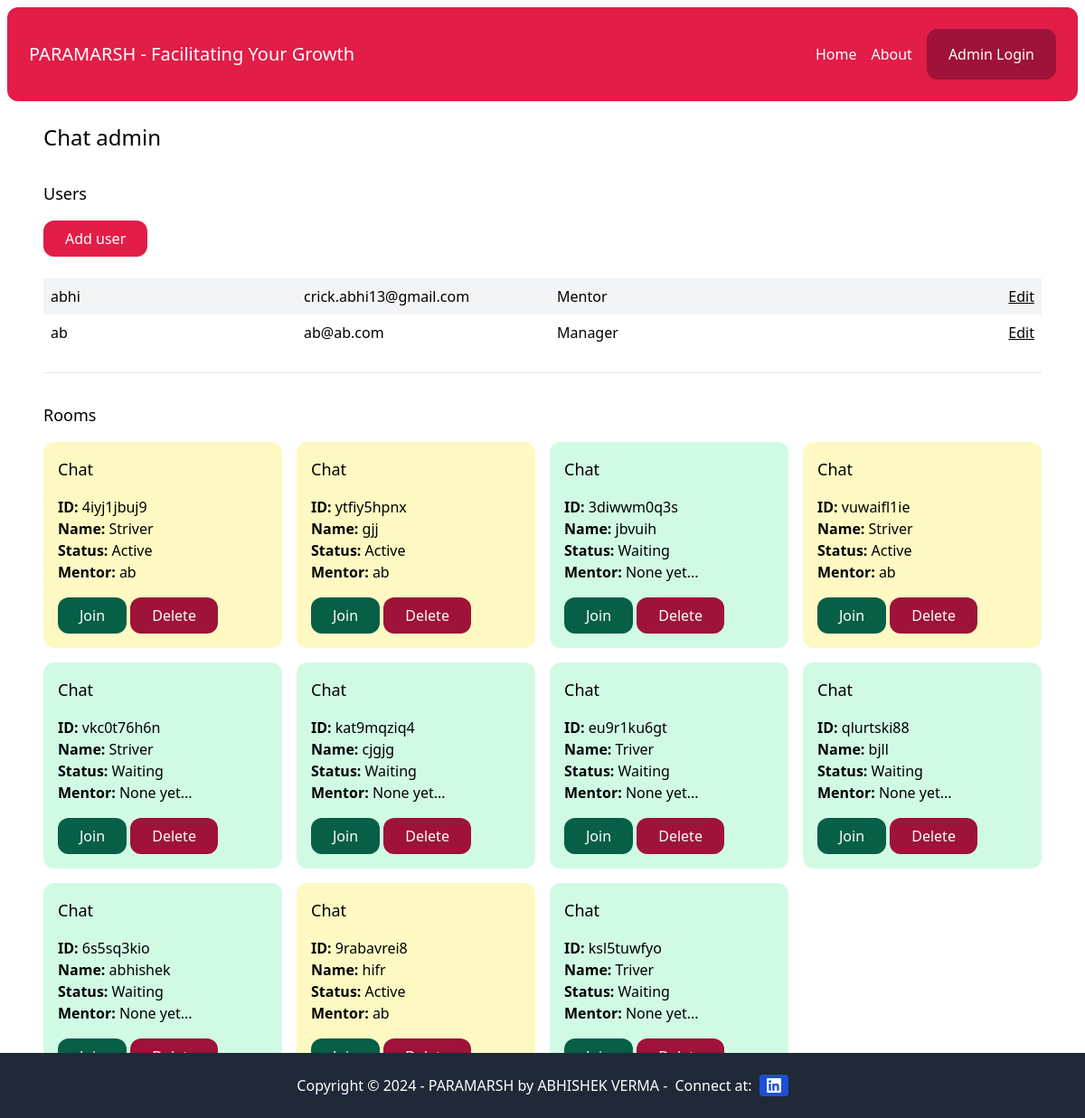
Page /chat-admin/ (signed in) on the committed database.
### account/models.py (models this page shows)
class User(AbstractBaseUser, PermissionsMixin):
    MENTOR = 'mentor'
    MANAGER = 'manager'
    ROLES_CHOICES = (
        (MENTOR, 'Mentor'),
        (MANAGER, 'Manager'),
    )
    id = models.UUIDField(primary_key=True, default=uuid.uuid4, editable=False)
    email = models.EmailField(unique=True)
    name = models.CharField(max_length=255, blank=True, default='')
    role = models.CharField(max_length=20, choices=ROLES_CHOICES, default=MENTOR)
    is_active = models.BooleanField(default=True)
    is_superuser = models.BooleanField(default=False)
    is_staff = models.BooleanField(default=False)
    date_joined = models.DateTimeField(default=timezone.now)
    last_login = models.DateTimeField(blank=True, null=True)
    objects = CustomUserManager()
    USERNAME_FIELD = 'email'
    EMAIL_FIELD = 'email'
    REQUIRED_FIELDS = ['name']

### chat/models.py (models this page shows, shortened)
class Room(models.Model):
    WAITING = 'waiting'
    ACTIVE = 'active'
    CLOSED = 'closed'
    CHOICES_STATUS=(
        (WAITING, 'Waiting'),
        (ACTIVE, 'Active'),
        (CLOSED, 'Closed'),
    )
    uuid = models.CharField(max_length=255)
    student  =  models.CharField(max_length = 255)
    mentor = models.ForeignKey(User, related_name='rooms' , blank=True , null=True , on_delete=models.SET_NULL)
    messages = models.ManyToManyField(Message,blank=True)
    url =  models.CharField(max_length = 255,blank=True,null=True)
    status = models.CharField(max_length=20, choices=CHOICES_STATUS, default=WAITING)
    created_at = models.DateTimeField(auto_now_add=True)
    class Meta:
        ordering = ('-created_at',)  # here - bz we want the  newest message at the left most

### chat/views.py (the view)
# urls.py: path('chat-admin/', views.admin, name='admin'),
@login_required
def admin(request):
    rooms = Room.objects.all()
    users = User.objects.filter(is_staff=True)
    return render(request, 'chat/admin.html', {
        'rooms': rooms,
        'users': users
    })

### chat/templates/chat/admin.html
{% extends 'core/base.html' %}
{% block content %}
    <h1 class="text-2xl">Chat admin</h1>
    {% if perms.user.add_user %}
        <div class="mt-8">
            <h2 class="mb-4 text-lg">Users</h2>
            <a href="{% url 'chat:add_user' %}" class="inline-block py-2 px-6 bg-rose-600 text-white rounded-xl">Add user</a>
            <div class="mt-6">
                {% for user in users %}
                    <div class="grid grid-cols-4 gap-4 py-2 {% cycle 'bg-gray-100' '' %}">
                        <p class="px-2">
                            <a href="{% url 'chat:user_detail' user.pk %}">{{ user.name }}</a>
                        </p>
                        <p class="px-2">{{ user.email }}</p>
                        <p class="px-2">{{ user.get_role_display }}</p>
                        <p class="px-2 text-right">
                            {% if perms.user.edit_user %}
                                <a href="{% url 'chat:edit_user' user.pk %}" class="underline">Edit</a>
                            {% endif %}
                        </p>
                    </div>
                {% endfor %}
            </div>
        </div>
    {% endif %}
    <hr class="my-6">
    <div class="mt-8">
        <h2 class="mb-4 text-lg">Rooms</h2>
      {% include 'chat/partials/room_list.html' %}
    </div>
{% endblock %}

### chat/templates/chat/partials/room_list.html
<div class="grid grid-cols-4 gap-4">
    {% for room in rooms %}
        <div class="p-4 rounded-xl {% if room.status == 'waiting' %}bg-emerald-100{% elif room.status == 'active' %}bg-yellow-100{% else %}bg-gray-100{% endif %}">
            <h3 class="mb-4 text-lg">Chat</h3>
            <p>
                <b>ID: </b>{{ room.uuid }}<br>
                <b>Name: </b>{{ room.student }}<br>
                <b>Status: </b>{{ room.get_status_display }}<br>
                <b>Mentor: </b>{% firstof room.mentor.name 'None yet...' %}
            </p>
            <a href="{% url 'chat:room' room.uuid %}" class="mt-4 inline-block py-2 px-6 bg-emerald-800 text-white rounded-xl">Join</a>
            <a href="{% url 'chat:delete_room' room.uuid %}" class="mt-4 inline-block py-2 px-6 bg-rose-800 text-white rounded-xl">Delete</a>
        </div>
    {% endfor %}
</div>

### rows in the picture
User: name "abhi", email "crick.abhi13@gmail.com", role "Mentor"
User: name "ab", email "ab@ab.com", role "Manager", is_active "Edit"
Room: uuid "4iyj1jbuj9", student "Striver", status "Active", mentor.name "ab"
Room: uuid "ytfiy5hpnx", student "gjj", status "Active", mentor.name "ab"
Room: uuid "3diwwm0q3s", student "jbvuih", status "Waiting", mentor "None yet..."
Room: uuid "vuwaifl1ie", student "Striver", status "Active", mentor.name "ab"
Room: uuid "vkc0t76h6n", student "Striver", status "Waiting", mentor "None yet..."
Room: uuid "kat9mqziq4", student "cjgjg", status "Waiting", mentor "None yet..."
Room: uuid "eu9r1ku6gt", student "Triver", status "Waiting", mentor "None yet..."
Room: uuid "qlurtski88", student "bjll", status "Waiting", mentor "None yet..."
Room: uuid "6s5sq3kio", student "abhishek", status "Waiting", mentor "None yet..."
Room: uuid "9rabavrei8", student "hifr", status "Active", mentor.name "ab"
Room: uuid "ksl5tuwfyo", student "Triver", status "Waiting", mentor "None yet..."
